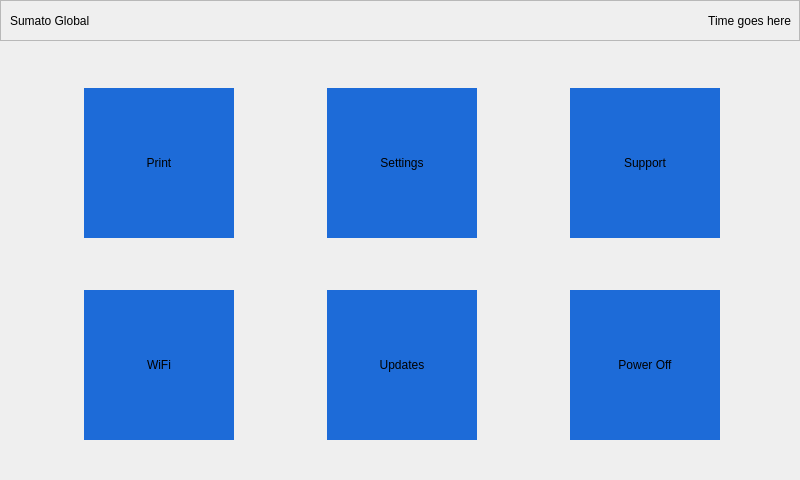
<?xml version="1.0" encoding="UTF-8"?>
<ui version="4.0">
 <class>mainWidget</class>
 <widget class="QWidget" name="mainWidget">
  <property name="geometry">
   <rect>
    <x>0</x>
    <y>0</y>
    <width>800</width>
    <height>480</height>
   </rect>
  </property>
  <property name="font">
   <font>
    <family>Arial</family>
   </font>
  </property>
  <property name="windowTitle">
   <string>Form</string>
  </property>
  <widget class="QFrame" name="topFrame">
   <property name="geometry">
    <rect>
     <x>0</x>
     <y>0</y>
     <width>800</width>
     <height>41</height>
    </rect>
   </property>
   <property name="autoFillBackground">
    <bool>false</bool>
   </property>
   <property name="frameShape">
    <enum>QFrame::StyledPanel</enum>
   </property>
   <property name="frameShadow">
    <enum>QFrame::Raised</enum>
   </property>
   <widget class="QLabel" name="timeLabel">
    <property name="geometry">
     <rect>
      <x>381</x>
      <y>0</y>
      <width>410</width>
      <height>41</height>
     </rect>
    </property>
    <property name="text">
     <string>Time goes here</string>
    </property>
    <property name="alignment">
     <set>Qt::AlignRight|Qt::AlignTrailing|Qt::AlignVCenter</set>
    </property>
   </widget>
   <widget class="QLabel" name="companyLabel">
    <property name="geometry">
     <rect>
      <x>10</x>
      <y>0</y>
      <width>161</width>
      <height>41</height>
     </rect>
    </property>
    <property name="text">
     <string>Sumato Global</string>
    </property>
   </widget>
  </widget>
  <widget class="QLabel" name="background">
   <property name="geometry">
    <rect>
     <x>0</x>
     <y>40</y>
     <width>800</width>
     <height>441</height>
    </rect>
   </property>
   <property name="text">
    <string/>
   </property>
   <property name="pixmap">
    <pixmap resource="icons.qrc">:/uiBG.png</pixmap>
   </property>
  </widget>
  <widget class="QWidget" name="layoutWidget">
   <property name="geometry">
    <rect>
     <x>-3</x>
     <y>42</y>
     <width>811</width>
     <height>444</height>
    </rect>
   </property>
   <layout class="QGridLayout" name="gridLayout">
    <item row="0" column="2">
     <widget class="QToolButton" name="supportButton">
      <property name="minimumSize">
       <size>
        <width>150</width>
        <height>150</height>
       </size>
      </property>
      <property name="styleSheet">
       <string notr="true">background-color: #1d6bd8; border: none
</string>
      </property>
      <property name="text">
       <string>Support</string>
      </property>
      <property name="icon">
       <iconset resource="icons.qrc">
        <normaloff>:/support.png</normaloff>:/support.png</iconset>
      </property>
      <property name="iconSize">
       <size>
        <width>120</width>
        <height>120</height>
       </size>
      </property>
      <property name="toolButtonStyle">
       <enum>Qt::ToolButtonIconOnly</enum>
      </property>
     </widget>
    </item>
    <item row="1" column="2">
     <widget class="QToolButton" name="powerButton">
      <property name="minimumSize">
       <size>
        <width>150</width>
        <height>150</height>
       </size>
      </property>
      <property name="styleSheet">
       <string notr="true">background-color: #1d6bd8; border: none</string>
      </property>
      <property name="text">
       <string>Power Off</string>
      </property>
      <property name="icon">
       <iconset resource="icons.qrc">
        <normaloff>:/power.png</normaloff>:/power.png</iconset>
      </property>
      <property name="iconSize">
       <size>
        <width>120</width>
        <height>120</height>
       </size>
      </property>
      <property name="toolButtonStyle">
       <enum>Qt::ToolButtonIconOnly</enum>
      </property>
     </widget>
    </item>
    <item row="0" column="1">
     <widget class="QToolButton" name="settingsButton">
      <property name="minimumSize">
       <size>
        <width>150</width>
        <height>150</height>
       </size>
      </property>
      <property name="styleSheet">
       <string notr="true">background-color: #1d6bd8; border: none</string>
      </property>
      <property name="text">
       <string>Settings</string>
      </property>
      <property name="icon">
       <iconset resource="icons.qrc">
        <normaloff>:/settings.png</normaloff>:/settings.png</iconset>
      </property>
      <property name="iconSize">
       <size>
        <width>120</width>
        <height>120</height>
       </size>
      </property>
      <property name="toolButtonStyle">
       <enum>Qt::ToolButtonIconOnly</enum>
      </property>
     </widget>
    </item>
    <item row="1" column="1">
     <widget class="QToolButton" name="updatesButton">
      <property name="minimumSize">
       <size>
        <width>150</width>
        <height>150</height>
       </size>
      </property>
      <property name="styleSheet">
       <string notr="true">background-color: #1d6bd8; border: none</string>
      </property>
      <property name="text">
       <string>Updates</string>
      </property>
      <property name="icon">
       <iconset resource="icons.qrc">
        <normaloff>:/updates.png</normaloff>:/updates.png</iconset>
      </property>
      <property name="iconSize">
       <size>
        <width>120</width>
        <height>120</height>
       </size>
      </property>
      <property name="toolButtonStyle">
       <enum>Qt::ToolButtonIconOnly</enum>
      </property>
     </widget>
    </item>
    <item row="0" column="0">
     <widget class="QToolButton" name="printButton">
      <property name="minimumSize">
       <size>
        <width>150</width>
        <height>150</height>
       </size>
      </property>
      <property name="styleSheet">
       <string notr="true">background-color: #1d6bd8; border: none</string>
      </property>
      <property name="text">
       <string>Print</string>
      </property>
      <property name="icon">
       <iconset resource="icons.qrc">
        <normaloff>:/print.png</normaloff>:/print.png</iconset>
      </property>
      <property name="iconSize">
       <size>
        <width>100</width>
        <height>100</height>
       </size>
      </property>
      <property name="toolButtonStyle">
       <enum>Qt::ToolButtonIconOnly</enum>
      </property>
     </widget>
    </item>
    <item row="1" column="0">
     <widget class="QToolButton" name="wifiButton">
      <property name="minimumSize">
       <size>
        <width>150</width>
        <height>150</height>
       </size>
      </property>
      <property name="styleSheet">
       <string notr="true">background-color: #1d6bd8; border: none</string>
      </property>
      <property name="text">
       <string>WiFi</string>
      </property>
      <property name="icon">
       <iconset resource="icons.qrc">
        <normaloff>:/wifi.png</normaloff>:/wifi.png</iconset>
      </property>
      <property name="iconSize">
       <size>
        <width>120</width>
        <height>120</height>
       </size>
      </property>
      <property name="toolButtonStyle">
       <enum>Qt::ToolButtonIconOnly</enum>
      </property>
     </widget>
    </item>
   </layout>
  </widget>
  <zorder>background</zorder>
  <zorder>topFrame</zorder>
  <zorder>layoutWidget</zorder>
 </widget>
 <resources>
  <include location="icons.qrc"/>
 </resources>
 <connections/>
</ui>
